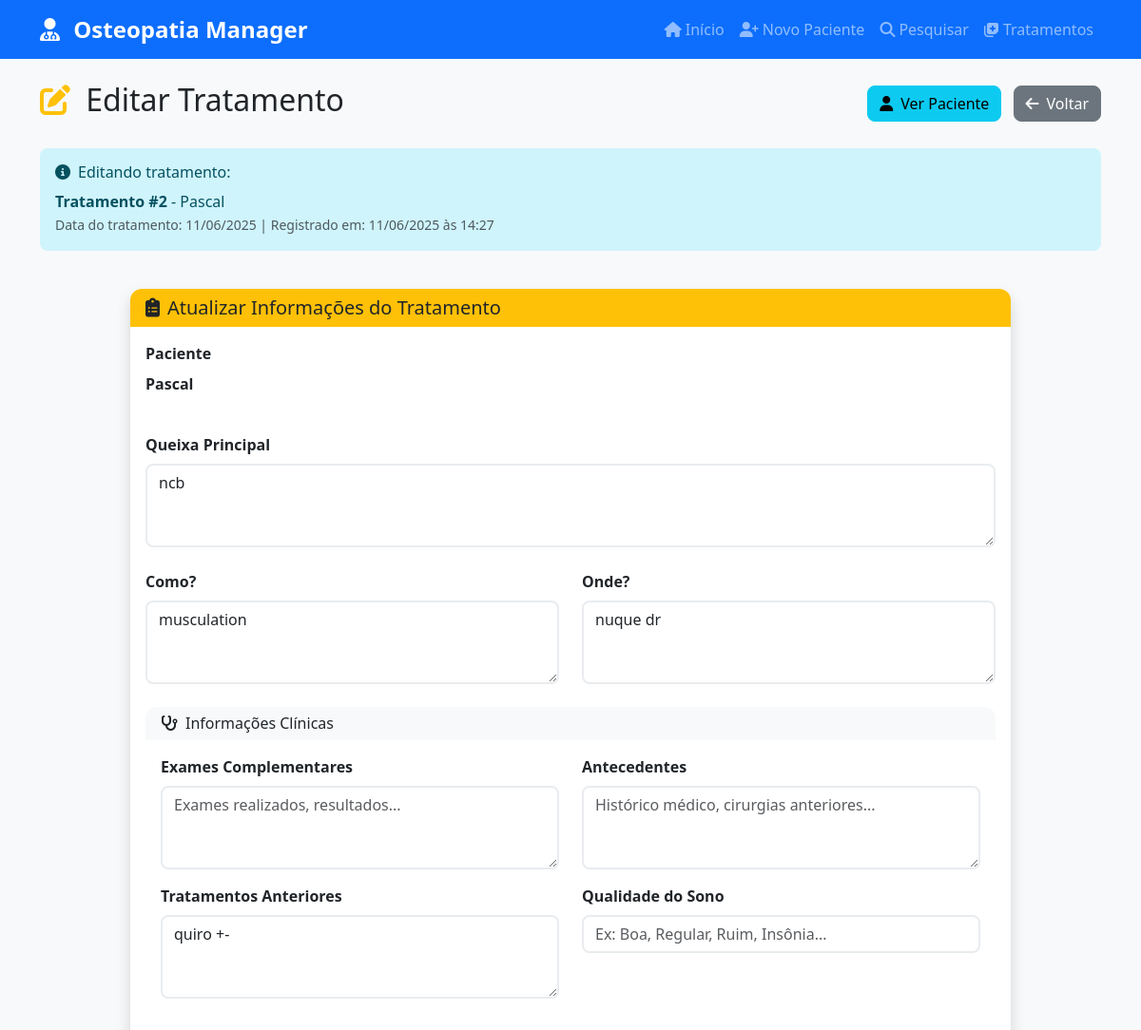
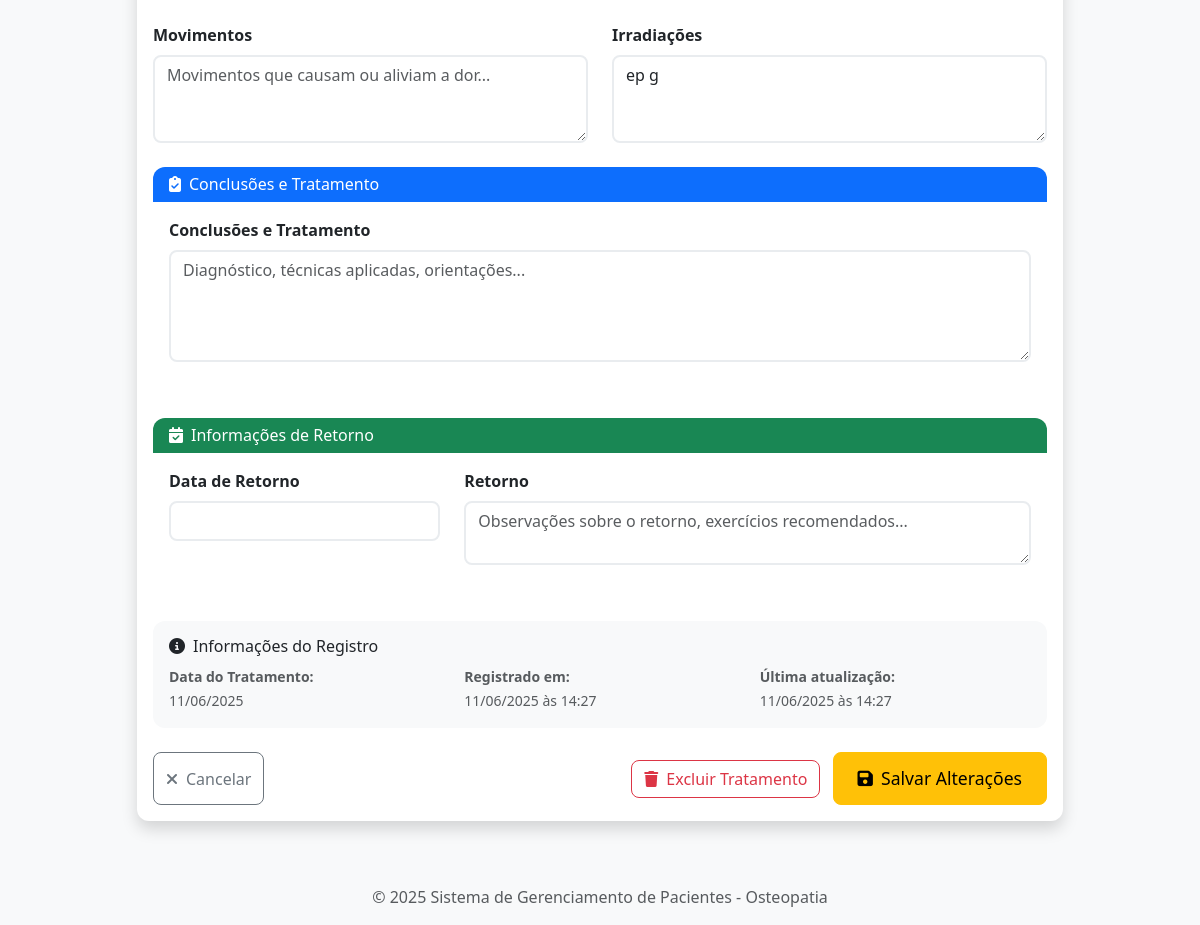
/editar-tratamento/2, run on an earlier commit of the app's database (2 pictures, top to bottom).
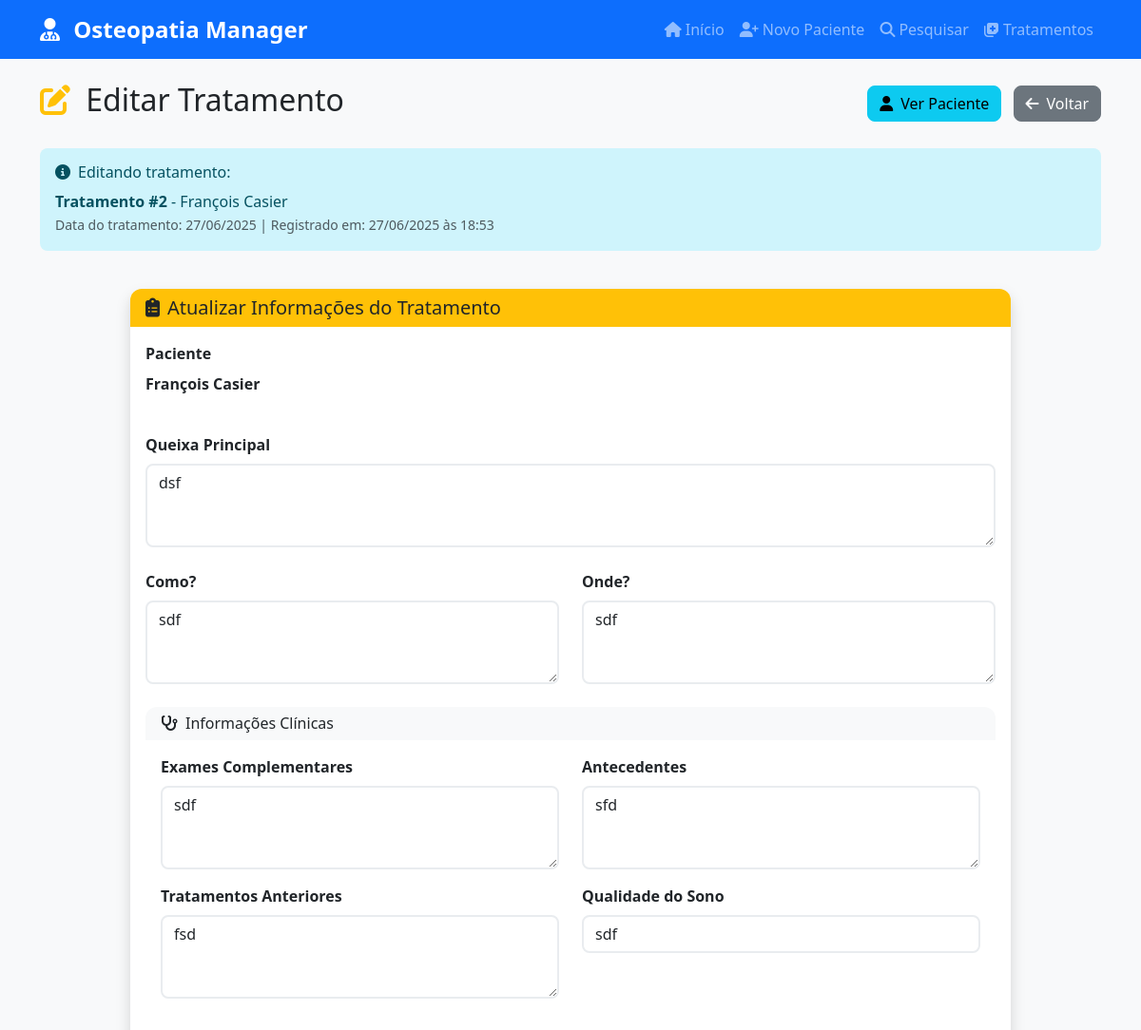
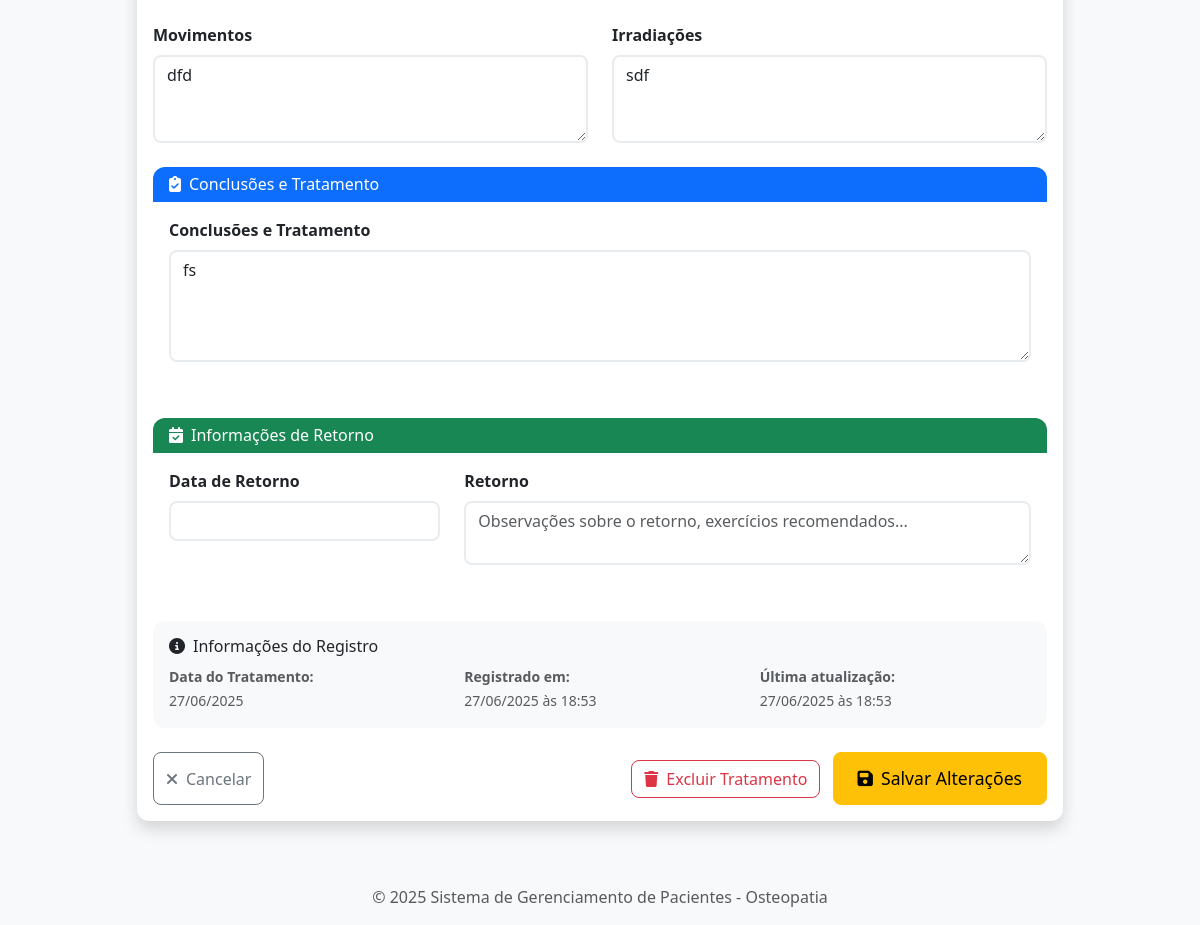
And on a later commit of the database (2 pictures, top to bottom).
### database/models.py (models this page shows, shortened)
class Tratamento(db.Model):
    __tablename__ = 'tratamentos'
    id = db.Column(db.Integer, primary_key=True)
    paciente_id = db.Column(db.Integer, db.ForeignKey('pacientes.id'), nullable=False)
    nome_completo = db.Column(db.String(200), nullable=False)
    data_tratamento = db.Column(db.Date, nullable=False, default=datetime.utcnow().date())
    queixa_principal = db.Column(db.Text)
    como = db.Column(db.Text)
    onde = db.Column(db.Text)
    exames_complementares = db.Column(db.Text)
    antecedentes = db.Column(db.Text)
    tratamentos_anteriores = db.Column(db.Text)
    qualidade_sono = db.Column(db.String(100))
    movimentos = db.Column(db.Text)
    irradiacoes = db.Column(db.Text)
    conclusoes_tratamento = db.Column(db.Text)
    data_retorno = db.Column(db.Date)
    retorno = db.Column(db.Text)
    created_at = db.Column(db.DateTime, default=datetime.utcnow)
    updated_at = db.Column(db.DateTime, default=datetime.utcnow, onupdate=datetime.utcnow)

### app.py (the view, shortened to what this page needs)
@app.route('/editar-tratamento/<int:id>', methods=['GET', 'POST'])
def editar_tratamento(id):
    tratamento = Tratamento.query.get_or_404(id)
    form = TratamentoForm(obj=tratamento)
    return render_template('editar_tratamento.html', form=form, tratamento=tratamento)

### app.py (called while the page is built)
@app.context_processor
def inject_today():
    return {'today': date.today()}

### templates/editar_tratamento.html (shortened to what the changed rows need)
{% extends "base.html" %}
{% block content %}
<div class="row">
    <div class="col-12">
        <div class="d-flex justify-content-between align-items-center mb-4">
            <h2>
                <i class="fas fa-edit me-2 text-warning"></i>
                Editar Tratamento
            </h2>
        </div>
    </div>
</div>
<div class="row mb-4">
    <div class="col-12">
        <div class="alert alert-info">
            <h6 class="mb-2">
                <i class="fas fa-info-circle me-2"></i>Editando tratamento:
            </h6>
            <strong>Tratamento #{{ tratamento.id }}</strong> - {{ tratamento.nome_completo }}
            <br>
            <small class="text-muted">
                Data do tratamento: {{ tratamento.data_tratamento.strftime('%d/%m/%Y') }}
                {% if tratamento.created_at %}
                | Registrado em: {{ tratamento.created_at.strftime('%d/%m/%Y às %H:%M') }}
                {% endif %}
            </small>
        </div>
    </div>
</div>
<div class="row justify-content-center">
    <div class="col-lg-10">
        <div class="card shadow">
            <div class="card-body">
                <form method="POST" id="editarTratamentoForm">
                    <div class="row mb-4">
                        <div class="col-12">
                            <p class="form-control-static"><strong>{{ tratamento.nome_completo }}</strong></p>
                        </div>
                    </div>
                    <div class="mb-4">
                        {{ form.queixa_principal.label(class="form-label") }}
                        {{ form.queixa_principal(class="form-control", rows="3", placeholder="Descreva a queixa principal do paciente...") }}
                    </div>
                    <div class="row mb-4">
                        <div class="col-md-6">
                            {{ form.como.label(class="form-label") }}
                            {{ form.como(class="form-control", rows="3", placeholder="Como aconteceu? Descreva as circunstâncias...") }}
                        </div>
                        <div class="col-md-6">
                            {{ form.onde.label(class="form-label") }}
                            {{ form.onde(class="form-control", rows="3", placeholder="Onde dói? Localização da dor...") }}
                        </div>
                    </div>
                    <div class="card mb-4">
                        <div class="card-body">
                            <div class="row">
                                <div class="col-md-6 mb-3">
                                    {{ form.exames_complementares.label(class="form-label") }}
                                    {{ form.exames_complementares(class="form-control", rows="3", placeholder="Exames realizados, resultados...") }}
                                </div>
                                <div class="col-md-6 mb-3">
                                    {{ form.antecedentes.label(class="form-label") }}
                                    {{ form.antecedentes(class="form-control", rows="3", placeholder="Histórico médico, cirurgias anteriores...") }}
                                </div>
                            </div>
                            <div class="row">
                                <div class="col-md-6 mb-3">
                                    {{ form.tratamentos_anteriores.label(class="form-label") }}
                                    {{ form.tratamentos_anteriores(class="form-control", rows="3", placeholder="Tratamentos já realizados...") }}
                                </div>
                                <div class="col-md-6 mb-3">
                                    {{ form.qualidade_sono.label(class="form-label") }}
                                    {{ form.qualidade_sono(class="form-control", placeholder="Ex: Boa, Regular, Ruim, Insônia...") }}
                                </div>
                            </div>
                        </div>
                    </div>
                    <div class="row mb-4">
                        <div class="col-md-6">
                            {{ form.movimentos.label(class="form-label") }}
                            {{ form.movimentos(class="form-control", rows="3", placeholder="Movimentos que causam ou aliviam a dor...") }}
                        </div>
                        <div class="col-md-6">
                            {{ form.irradiacoes.label(class="form-label") }}
                            {{ form.irradiacoes(class="form-control", rows="3", placeholder="Para onde a dor irradia...") }}
                        </div>
                    </div>
                    <div class="card mb-4">
                        <div class="card-body">
                            <div class="mb-3">
                                {{ form.conclusoes_tratamento.label(class="form-label") }}
                                {{ form.conclusoes_tratamento(class="form-control", rows="4", placeholder="Diagnóstico, técnicas aplicadas, orientações...") }}
                            </div>
                        </div>
                    </div>
                    <div class="card mb-4">
                        <div class="card-body">
                            <div class="row">
                                <div class="col-md-4 mb-3">
                                    {{ form.data_retorno.label(class="form-label") }}
                                    {{ form.data_retorno(class="form-control future-date-picker", type="text") }}
                                </div>
                                <div class="col-md-8 mb-3">
                                    {{ form.retorno.label(class="form-label") }}
                                    {{ form.retorno(class="form-control", rows="2", placeholder="Observações sobre o retorno, exercícios recomendados...") }}
                                </div>
                            </div>
                        </div>
                    </div>
                    <div class="card bg-light mb-4">
                        <div class="card-body">
                            <div class="row">
                                <div class="col-md-4">
                                    <small class="text-muted">
                                        <strong>Data do Tratamento:</strong><br>
                                        {{ tratamento.data_tratamento.strftime('%d/%m/%Y') }}
                                    </small>
                                </div>
                                <div class="col-md-4">
                                    <small class="text-muted">
                                        <strong>Registrado em:</strong><br>
                                        {{ tratamento.created_at.strftime('%d/%m/%Y às %H:%M') if tratamento.created_at }}
                                    </small>
                                </div>
                                <div class="col-md-4">
                                    <small class="text-muted">
                                        <strong>Última atualização:</strong><br>
                                        {{ tratamento.updated_at.strftime('%d/%m/%Y às %H:%M') if tratamento.updated_at }}
                                    </small>
                                </div>
                            </div>
                        </div>
                    </div>
                </form>
            </div>
        </div>
    </div>
</div>
{% endblock %}

What changed in the data, as far as the page shows it:
changed Tratamento id 2: nome_completo "Pascal" → "François Casier"; data_tratamento "11/06/2025" → "27/06/2025"; created_at "11/06/2025 às 14:27" → "27/06/2025 às 18:53"; queixa_principal "ncb" → "dsf"; como "musculation" → "sdf"; onde "nuque dr" → "sdf"; exames_complementares (not shown) → "sdf"; antecedentes (not shown) → "sfd"; tratamentos_anteriores "quiro +-" → "fsd"; qualidade_sono (not shown) → "sdf"; movimentos (not shown) → "dfd"; irradiacoes "ep g" → "sdf"; conclusoes_tratamento (not shown) → "fs"; updated_at "11/06/2025 às 14:27" → "27/06/2025 às 18:53"
